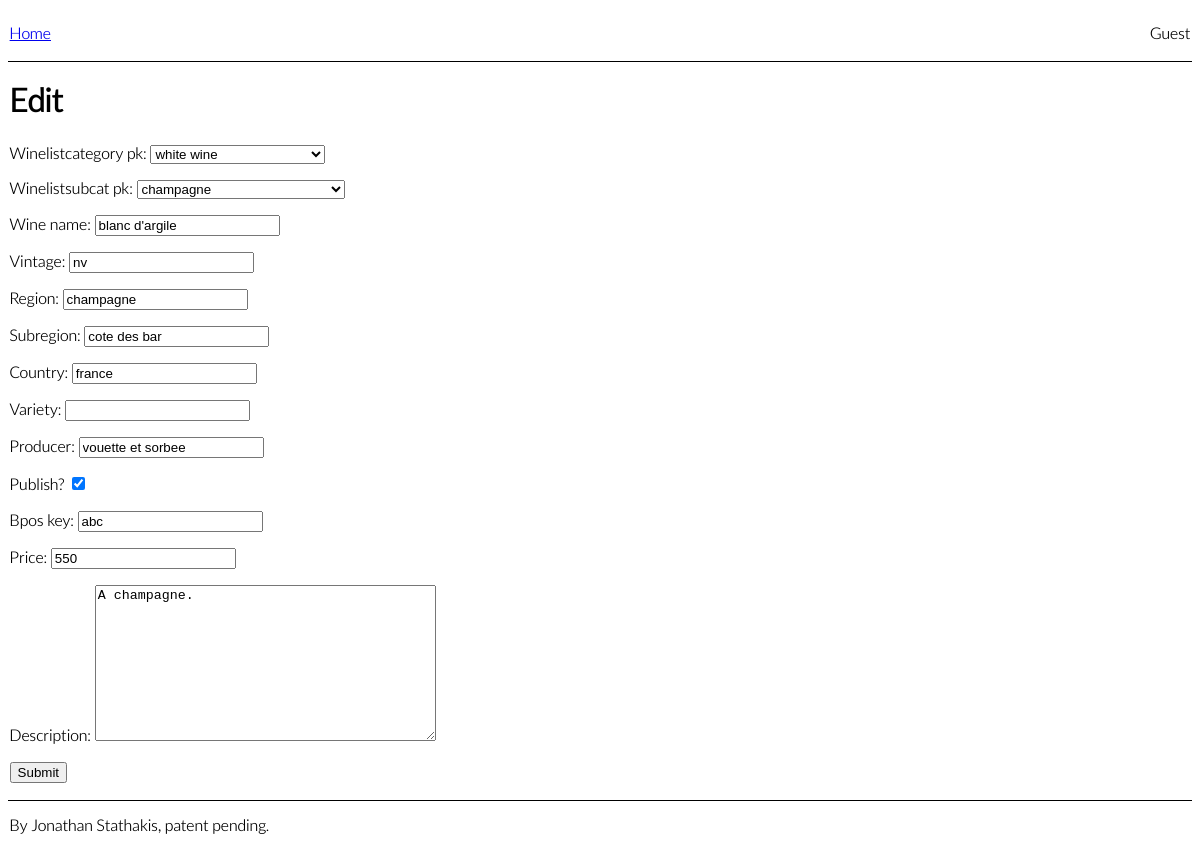
The app's page /update/1/ with its own data.
### wine_wiki/models.py (models this page shows, shortened)
class Wine(models.Model):
    winelistcategory_pk = models.ForeignKey(
        WineListCategory, on_delete=models.PROTECT, null=True
    )
    winelistsubcat_pk = models.ForeignKey(
        WineListSubCat, on_delete=models.PROTECT, null=True
    )
    wine_name = models.CharField(max_length=100, blank=True)
    vintage = models.CharField(max_length=4, blank=True)
    region = models.CharField(max_length=100, blank=True)
    subregion = models.CharField(max_length=100, blank=True)
    country = models.CharField(max_length=100, blank=True)
    variety = models.CharField(max_length=100, blank=True)
    producer = models.CharField(max_length=100, blank=True)
    is_published = models.BooleanField(default=False, verbose_name="Publish?")
    created_on = models.DateTimeField(auto_now_add=True)
    bpos_key = models.CharField(max_length=100, blank=True)
    price = models.IntegerField(blank=True)
    description = models.TextField(blank=True)
    """represents a wine wiki wine"""

### wine_wiki/views.py (the view)
# urls.py: path("update/<int:pk>/", view=views.WineUpdateView.as_view(), name="wine-update"),
class WineUpdateView(generic.UpdateView):
    model = Wine
    fields = "__all__"
    template_name = "wine_wiki/wine_update.html"

### wine_wiki/models.py (called while the page is built)
    def __str__(self):
        return str(self.category)

    def __str__(self):
        return str(self.subcategory)

### wine_wiki/templates/wine_wiki/wine_update.html (shortened to what this page needs)
{% extends 'wine_wiki/base.html' %} {% block content %}
<h1>Edit</h1>
<form method="POST">
    {{ form.as_p }}
    <input type="submit" name="submit" />
</form>
{% endblock %}

### records on screen
Wine: winelistcategory_pk "white wine", winelistsubcat_pk "champagne", wine_name "blanc d'argile", vintage "nv", region "champagne", subregion "cote des bar", country "france", producer "vouette et sorbee", is_published "☑", bpos_key "abc", price "550", description "A champagne."

### other values on screen
{{ user.username|default:"Guest" }} "Guest"
